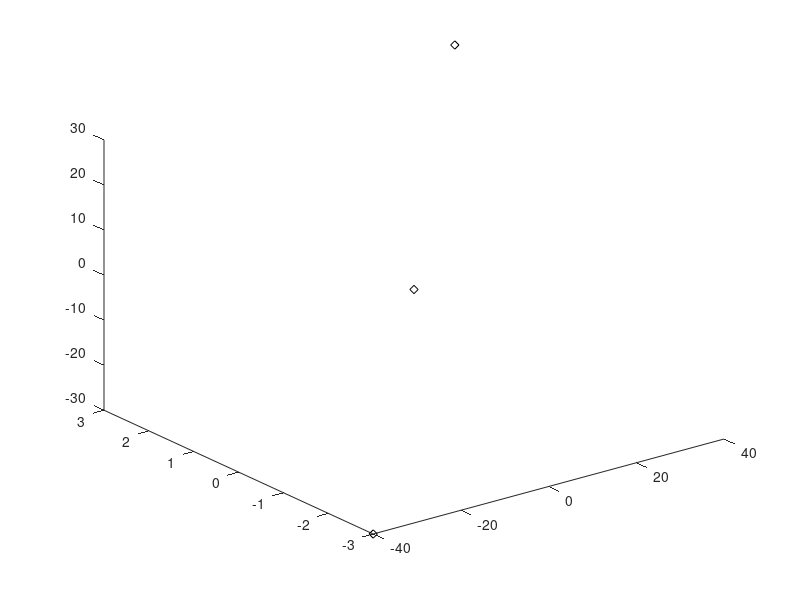

Write MATLAB code to recreate this figure. (Note: this script raises an error after producing the figure.)
clear
clc
close all;

A = 40;
B = 3;
C = 30;

x_offset = mod(A+1,2); %set the coordinate we start from
y_offset = mod(B+1,2);
z_offset = mod(C+1,2);

%initialise the error term


%create a figure to plot in
fig = figure;
%the output lists
x_list = [];
y_list = [];
z_list = [];
%we try to drive the error close to zero from the negative side
%start with an x of A-1, a y of y_offset, and a z of z_offset
x = A-1;
y = y_offset;
z = z_offset;
error = (B^2*x^2 + A^2*y^2 - A^2*B^2)*C^2 + A^2*B^2*z^2;
disp('Starting Error');
disp(error);
plot3([A,-A],[B, -B],[C,-C],'kd')
hold on;
plot3(0,0,0,'kd')
hold on

%iterate slice by slice upwards
begining_x = x;
for k = z_offset:2:C
    z = k;
    y = y_offset;
    %reset the value of x
    x = begining_x;
    disp('Finding Error')
    error = (B^2*x^2 + A^2*y^2 - A^2*B^2)*C^2 + A^2*B^2*z^2;
    disp(error)
    %if the error is greater than zero than decrease x until it is less
    %than zero
    if error < 0
        x_list(end+1) = x;
        y_list(end+1) = y;
        z_list(end+1) = z;
        plot_3point(x,y,z,fig);
    end
    while error > 0
        x_list(end+1) = x;
        y_list(end+1) = y;
        z_list(end+1) = z-2;
        plot_3point(x,y,z-2,fig);
        x = x-2;
        error = (B^2*x^2 + A^2*y^2 - A^2*B^2)*C^2 + A^2*B^2*z^2;
        disp(error);
    end
    %add the start points to a graph
    disp([x,y,z]);
    %reset the beginning value of x
    begining_x = x;
    x_list(end+1) = x;
    y_list(end+1) = y;
    z_list(end+1) = z;
    plot_3point(x,y,z,fig);
    %now progress along the circumfrance
    %compare the error from just the inner part
    while x > 0
        x_step = error + C^2*B^2*(-4*x+4);
        xy_step = error + C^2*(B^2*(-4*x+4) + A^2*(4*y+4));
        y_step = error + C^2*A^2*(4*y+4);
        %disp('Error')
        %disp(error)
        choices = [x_step,xy_step,y_step];
        %disp(choices)
        sorted_choices = sort(choices);
        %disp(sorted_choices);
        if sorted_choices(3) <= 0
            key = sorted_choices(3);
        elseif sorted_choices(2) <= 0
            key = sorted_choices(2);
        else
            key = sorted_choices(1);
        end
        disp(key)
        %determine which one will allow us to be closest to negative zero
        if key == x_step
            x = x-2;
            disp('making x step');
        elseif key == xy_step
            x = x-2;
            y = y+2;
            disp('making xy step');

        else
            %it is a y step
            y = y+2;
            disp('making y step');

        end
        error = key;
        x_list(end+1) = x;
        y_list(end+1) = y;
        z_list(end+1) = z;
        %plot_3point(x,y,z,fig);
    end
    
    
end

for count = 1:length(x_list)
	x = x_list(count);
	y = y_list(count);
	z = z_list(count);
	%XY plane
	one_x = [x-1,x-1,x+1,x+1];
	one_y = [y+1,y-1,y-1,y+1];
	one_z = [z+1,z+1,z+1,z+1];
	fill3(one_x,one_y,one_z,'c')
	fill3(one_x,one_y,-one_z,'c')
	%XZ plane
	two_x = [x-1,x-1,x+1,x+1];
	two_y = [y+1,y+1,y+1,y+1];
	two_z = [z+1,z-1,z-1,z+1];
	fill3(two_x,two_y,two_z,'m')
	fill3(two_x,two_y,-two_z,'m')
	%YZ plane
	three_x = [x+1,x+1,x+1,x+1];
	three_y = [y-1,y-1,y+1,y+1];
	three_z = [z+1,z-1,z-1,z+1];
	fill3(three_x,three_y,three_z,'y')
	fill3(three_x,three_y,-three_z,'y')

end
